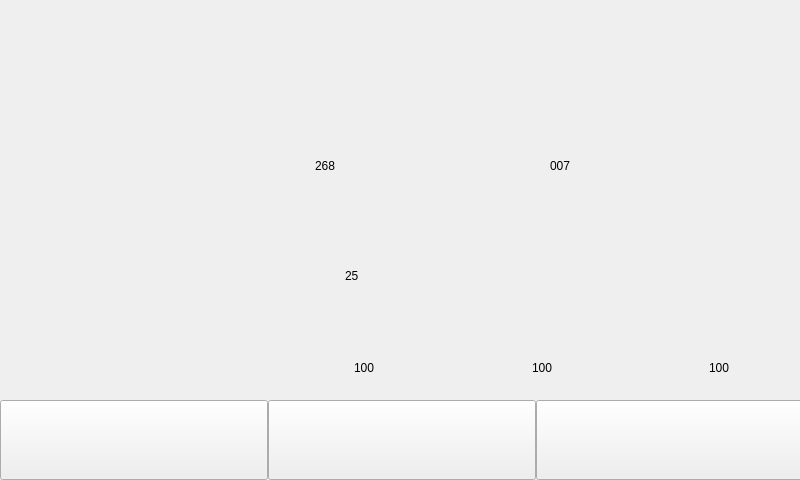
<?xml version="1.0" encoding="UTF-8"?>
<ui version="4.0">
 <class>main</class>
 <widget class="QWidget" name="main">
  <property name="geometry">
   <rect>
    <x>0</x>
    <y>0</y>
    <width>800</width>
    <height>480</height>
   </rect>
  </property>
  <property name="windowTitle">
   <string>window_main</string>
  </property>
  <widget class="QStackedWidget" name="stackedWidget">
   <property name="geometry">
    <rect>
     <x>0</x>
     <y>0</y>
     <width>800</width>
     <height>480</height>
    </rect>
   </property>
   <property name="currentIndex">
    <number>0</number>
   </property>
   <widget class="QWidget" name="page">
    <widget class="QLabel" name="label_bac_main">
     <property name="geometry">
      <rect>
       <x>0</x>
       <y>0</y>
       <width>800</width>
       <height>400</height>
      </rect>
     </property>
     <property name="styleSheet">
      <string notr="true">border-image: url(:/main/Ui/background/bg_main.jpg);</string>
     </property>
     <property name="text">
      <string/>
     </property>
    </widget>
    <widget class="QPushButton" name="btn_custom">
     <property name="geometry">
      <rect>
       <x>0</x>
       <y>400</y>
       <width>268</width>
       <height>80</height>
      </rect>
     </property>
     <property name="styleSheet">
      <string notr="true">border-image: url(:/main/Ui/main/btn_custom.jpg);</string>
     </property>
     <property name="text">
      <string/>
     </property>
    </widget>
    <widget class="QPushButton" name="btn_water">
     <property name="geometry">
      <rect>
       <x>268</x>
       <y>400</y>
       <width>268</width>
       <height>80</height>
      </rect>
     </property>
     <property name="styleSheet">
      <string notr="true">border-image: url(:/main/Ui/main/btn_water.jpg);</string>
     </property>
     <property name="text">
      <string/>
     </property>
    </widget>
    <widget class="QPushButton" name="btn_help">
     <property name="geometry">
      <rect>
       <x>536</x>
       <y>400</y>
       <width>268</width>
       <height>80</height>
      </rect>
     </property>
     <property name="styleSheet">
      <string notr="true">border-image: url(:/main/Ui/main/btn_help.jpg);</string>
     </property>
     <property name="text">
      <string/>
     </property>
    </widget>
    <widget class="QLabel" name="label_water">
     <property name="geometry">
      <rect>
       <x>585</x>
       <y>260</y>
       <width>38</width>
       <height>45</height>
      </rect>
     </property>
     <property name="styleSheet">
      <string notr="true">border-image: url(:/main/Ui/main/main_water.png);</string>
     </property>
     <property name="text">
      <string/>
     </property>
    </widget>
    <widget class="QLabel" name="label_warning2">
     <property name="geometry">
      <rect>
       <x>530</x>
       <y>20</y>
       <width>28</width>
       <height>37</height>
      </rect>
     </property>
     <property name="styleSheet">
      <string notr="true">border-image: url(:/main/Ui/main/main_warning2.png);</string>
     </property>
     <property name="text">
      <string/>
     </property>
    </widget>
    <widget class="QLabel" name="label_warning1">
     <property name="geometry">
      <rect>
       <x>615</x>
       <y>20</y>
       <width>29</width>
       <height>32</height>
      </rect>
     </property>
     <property name="styleSheet">
      <string notr="true">border-image: url(:/main/Ui/main/main_warning1.png);</string>
     </property>
     <property name="text">
      <string/>
     </property>
    </widget>
    <widget class="QLabel" name="label_wifi">
     <property name="geometry">
      <rect>
       <x>700</x>
       <y>20</y>
       <width>40</width>
       <height>28</height>
      </rect>
     </property>
     <property name="styleSheet">
      <string notr="true">border-image: url(:/main/Ui/main/main_wifi.png);</string>
     </property>
     <property name="text">
      <string/>
     </property>
    </widget>
    <widget class="QLabel" name="label_TDS_raw">
     <property name="geometry">
      <rect>
       <x>315</x>
       <y>140</y>
       <width>111</width>
       <height>51</height>
      </rect>
     </property>
     <property name="styleSheet">
      <string notr="true">font: 75 48pt &quot;微软雅黑&quot;;</string>
     </property>
     <property name="text">
      <string>268</string>
     </property>
    </widget>
    <widget class="QLabel" name="label_TDS_pure">
     <property name="geometry">
      <rect>
       <x>550</x>
       <y>140</y>
       <width>111</width>
       <height>51</height>
      </rect>
     </property>
     <property name="styleSheet">
      <string notr="true">font: 75 48pt &quot;微软雅黑&quot;;</string>
     </property>
     <property name="text">
      <string>007</string>
     </property>
    </widget>
    <widget class="QLabel" name="label_temp">
     <property name="geometry">
      <rect>
       <x>345</x>
       <y>255</y>
       <width>61</width>
       <height>41</height>
      </rect>
     </property>
     <property name="styleSheet">
      <string notr="true">font: 75 36pt &quot;微软雅黑&quot;;</string>
     </property>
     <property name="text">
      <string>25</string>
     </property>
    </widget>
    <widget class="QLabel" name="label_bar1">
     <property name="geometry">
      <rect>
       <x>284</x>
       <y>363</y>
       <width>71</width>
       <height>9</height>
      </rect>
     </property>
     <property name="styleSheet">
      <string notr="true">border-image: url(:/main/Ui/main/main_bar.png);</string>
     </property>
     <property name="text">
      <string/>
     </property>
    </widget>
    <widget class="QLabel" name="label_bar2">
     <property name="geometry">
      <rect>
       <x>462</x>
       <y>363</y>
       <width>71</width>
       <height>9</height>
      </rect>
     </property>
     <property name="styleSheet">
      <string notr="true">border-image: url(:/main/Ui/main/main_bar.png);</string>
     </property>
     <property name="text">
      <string/>
     </property>
    </widget>
    <widget class="QLabel" name="label_bar3">
     <property name="geometry">
      <rect>
       <x>638</x>
       <y>363</y>
       <width>71</width>
       <height>9</height>
      </rect>
     </property>
     <property name="styleSheet">
      <string notr="true">border-image: url(:/main/Ui/main/main_bar.png);</string>
     </property>
     <property name="text">
      <string/>
     </property>
    </widget>
    <widget class="QLabel" name="label_bar1_num">
     <property name="geometry">
      <rect>
       <x>354</x>
       <y>357</y>
       <width>21</width>
       <height>21</height>
      </rect>
     </property>
     <property name="styleSheet">
      <string notr="true">font: 75 9pt &quot;微软雅黑&quot;;
font: 75 9pt &quot;微软雅黑&quot;;</string>
     </property>
     <property name="text">
      <string>100</string>
     </property>
    </widget>
    <widget class="QLabel" name="label_bar2_num">
     <property name="geometry">
      <rect>
       <x>532</x>
       <y>357</y>
       <width>21</width>
       <height>21</height>
      </rect>
     </property>
     <property name="styleSheet">
      <string notr="true">font: 75 9pt &quot;微软雅黑&quot;;
font: 75 9pt &quot;微软雅黑&quot;;</string>
     </property>
     <property name="text">
      <string>100</string>
     </property>
    </widget>
    <widget class="QLabel" name="label_bar3_num">
     <property name="geometry">
      <rect>
       <x>709</x>
       <y>357</y>
       <width>21</width>
       <height>21</height>
      </rect>
     </property>
     <property name="styleSheet">
      <string notr="true">font: 75 9pt &quot;微软雅黑&quot;;
font: 75 9pt &quot;微软雅黑&quot;;</string>
     </property>
     <property name="text">
      <string>100</string>
     </property>
    </widget>
   </widget>
   <widget class="QWidget" name="page_2"/>
   <widget class="QWidget" name="page_3"/>
   <widget class="QWidget" name="page_4"/>
  </widget>
 </widget>
 <resources>
  <include location="picture.qrc"/>
 </resources>
 <connections/>
</ui>
